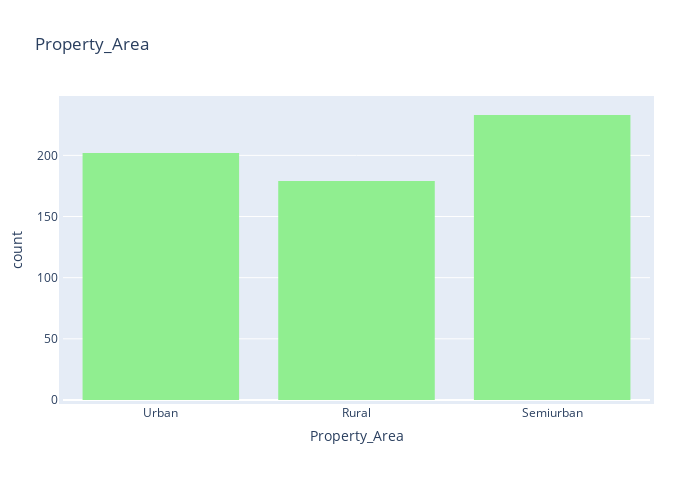

Notebook source saved alongside this figure:
### Code cell
# Create count plot of Property_Area 
fig = px.histogram(df_train, x="Property_Area", title='Property_Area')
fig.update_layout(
    autosize=False,
    width=700,
    height=500,
    margin=dict(
        l=50,
        r=50,
        b=100,
        t=100,
        pad=4
    ),
    # paper_bgcolor="LightSteelBlue",
)
fig.update_traces(marker=dict(color='lightgreen'))
fig.show()

### Figure 1 — Plotly figure (JSON) as saved in the notebook; plotly's stock layout.template omitted (floating-point values rounded to 4 significant figures; data arrays with more than 128 entries replaced by an {"elided": "..."} marker saying what was removed)
{"data": [{"alignmentgroup": "True", "bingroup": "x", "hovertemplate": "Property_Area=%{x}<br>count=%{y}<extra></extra>", "legendgroup": "", "marker": {"color": "lightgreen", "pattern": {"shape": ""}}, "name": "", "offsetgroup": "", "orientation": "v", "showlegend": false, "type": "histogram", "x": {"elided": "614 str values"}, "xaxis": "x", "yaxis": "y"}], "layout": {"autosize": false, "barmode": "relative", "height": 500, "legend": {"tracegroupgap": 0}, "margin": {"b": 100, "l": 50, "pad": 4, "r": 50, "t": 100}, "title": {"text": "Property_Area"}, "width": 700, "xaxis": {"anchor": "y", "domain": [0, 1], "title": {"text": "Property_Area"}}, "yaxis": {"anchor": "x", "domain": [0, 1], "title": {"text": "count"}}}}
